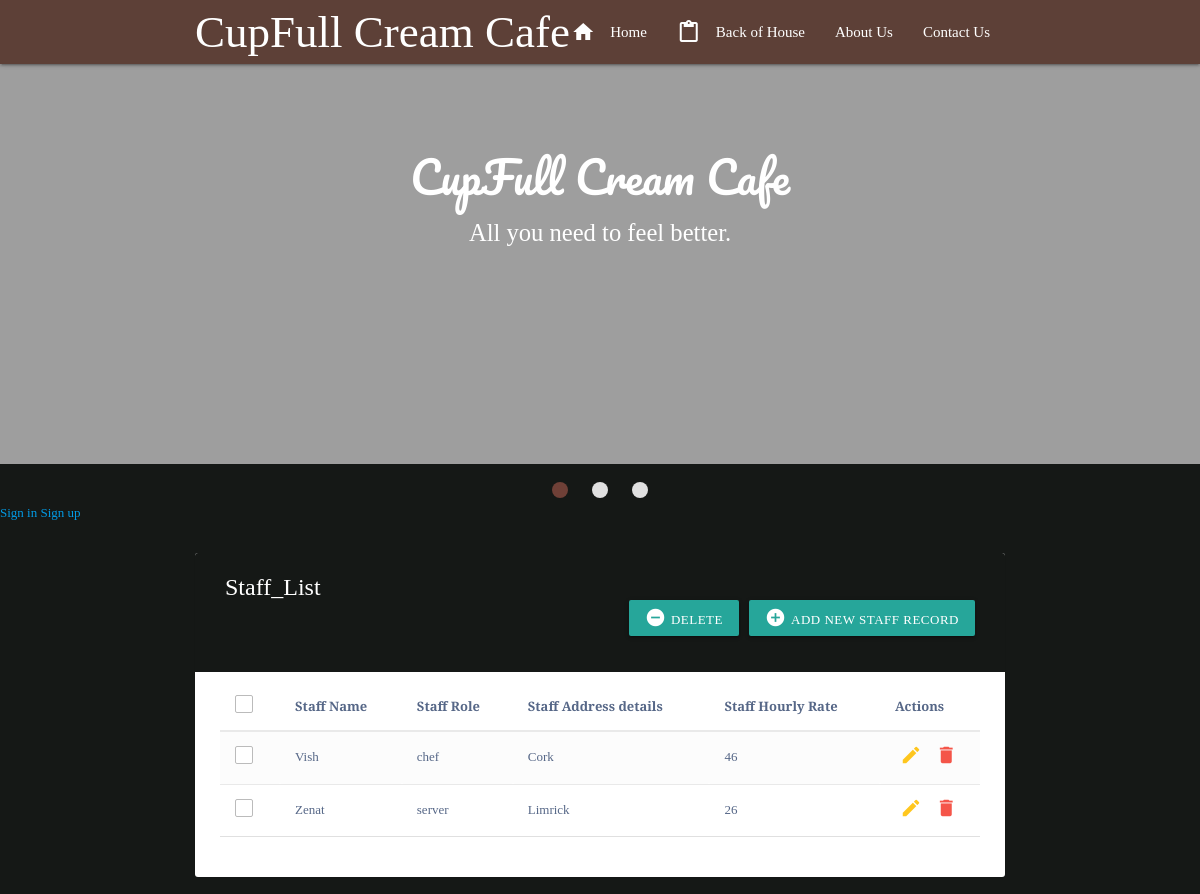
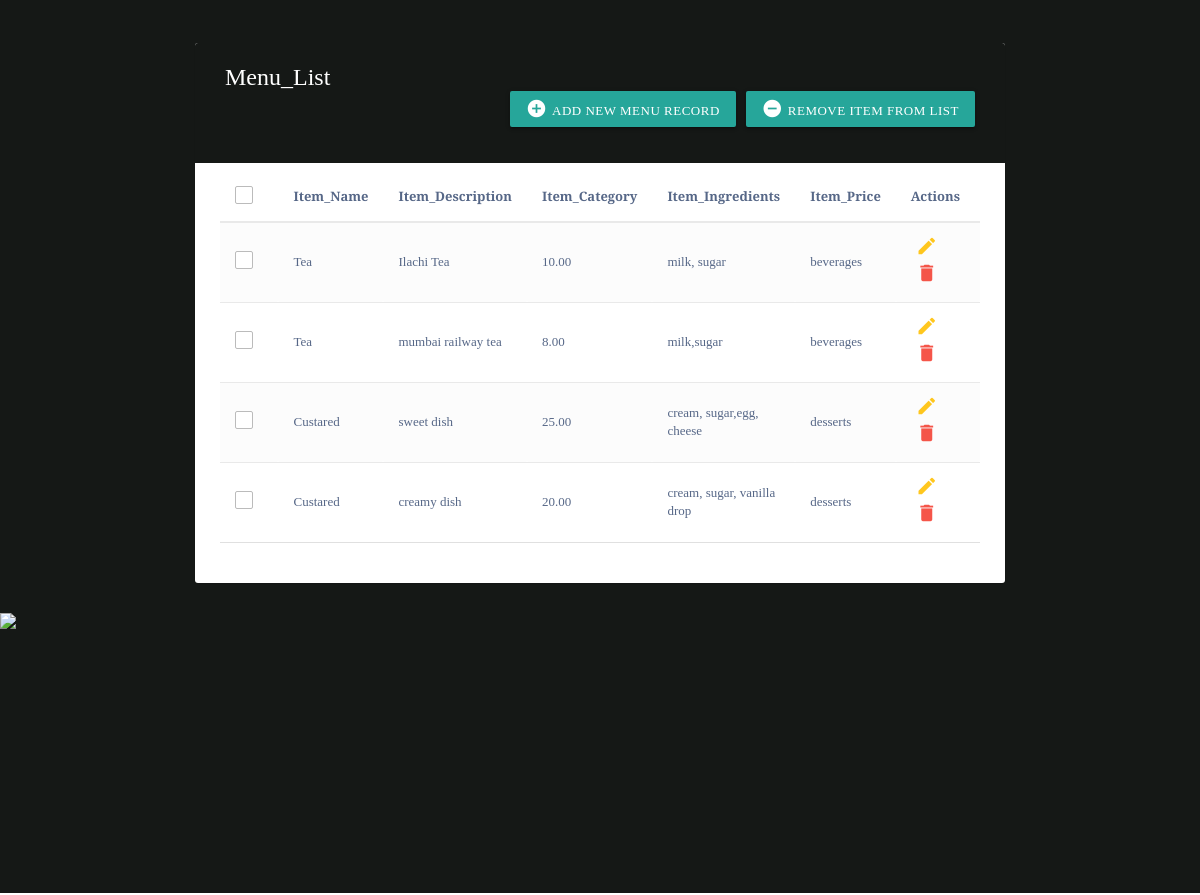
Page /CafeCoffeeDay/home (upper part) on the earlier database version (2 pictures, top to bottom).
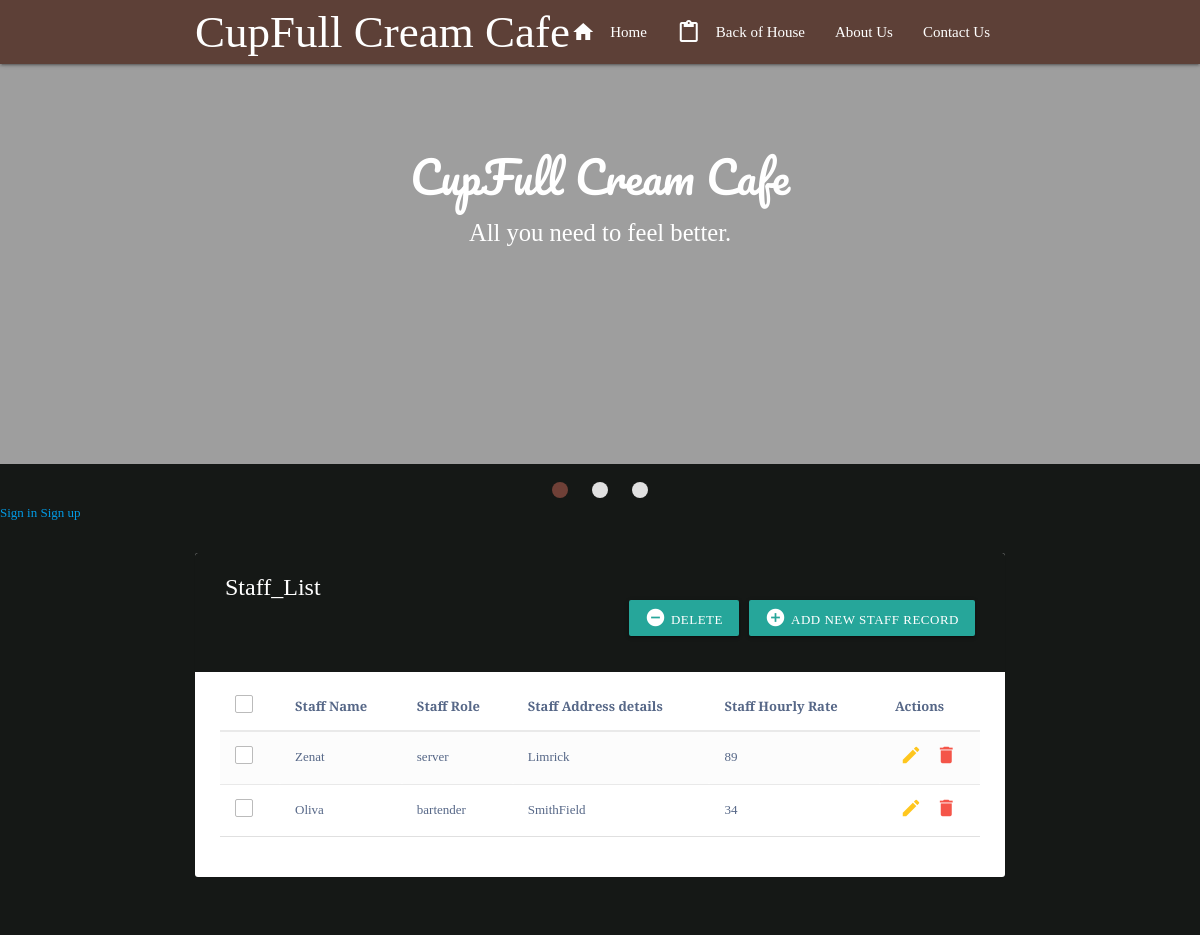
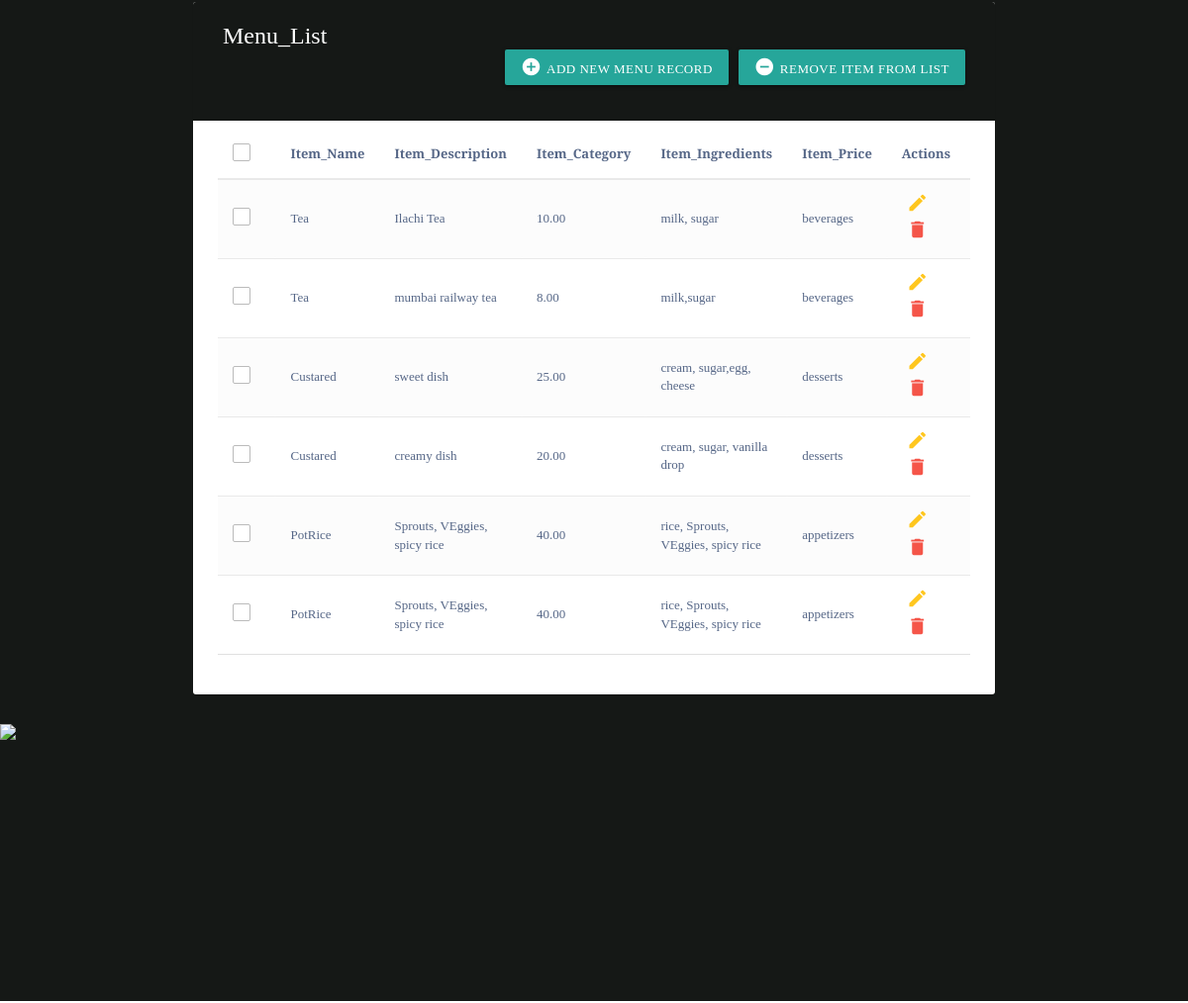
Same page on the later database version (2 pictures, top to bottom).
### CafeCoffeeDay/models.py (models this page shows, shortened)
class CafeCoffeeDay(models.Model):
    coffeeName = models.CharField(max_length=200)
    fName = models.CharField(max_length=300)
    address = models.TextField()
    price = models.IntegerField()

class MenuItem(models.Model):
    item_name = models.CharField(max_length=100)
    item_description = models.TextField()
    item_price = models.DecimalField(max_digits=6, decimal_places=2)
    item_ingredients = models.TextField()
    item_category = models.CharField(max_length=50, choices=(
        ('appetizers', 'Appetizers'),
        ('entrees', 'Entrees'),
        ('desserts', 'Desserts'),
        ('drinks', 'Drinks'),
    ))

### CafeCoffeeDay/views.py (the view)
# urls.py: path('home', views.index, name='home'),
def index(request):
    cafeshop = CafeCoffeeDay.objects.all()
    menuitem = MenuItem.objects.all()
    context = {
        'cafeshop': cafeshop,
        'menuitem': menuitem,
    }
    return render(request, 'index.html', context)

### templates/index.html (shortened to what this page needs)
<!DOCTYPE html>
<html lang="en">
{% load static %}
<head>
<link rel="stylesheet" href="https://maxcdn.bootstrapcdn.com/font-awesome/4.7.0/css/font-awesome.min.css">
<link rel="stylesheet" href="https://maxcdn.bootstrapcdn.com/bootstrap/3.3.7/css/bootstrap.min.css">
    <link rel="stylesheet" href="https://cdnjs.cloudflare.com/ajax/libs/materialize/1.0.0/css/materialize.min.css">
  {% load static %}
  <body>
    <div class="navbar-fixed">
        <nav class=" brown darken-2 ">
            <div class="nav-wrapper container">
              <a href="#" class="brand-logo">CupFull Cream Cafe</a>
              <ul id="nav-mobile" class="right hide-on-med-and-down">
                <li><a href="#"> Home<i class="material-icons left">home</i></a></li>
                <li><a href="#section white center">Back of House<i class="material-icons left">content_paste</i></a></li>
                <li><a href="#aboutus">About Us</a></li>
                <li><a href="#contact">Contact Us</a></li>
              </ul>
            </div>
        </nav>
    </div>
    <div class="slider">
        <ul class="slides">
            <li>
                <img src="https://cdn.pixabay.com/photo/2017/07/31/19/27/coffee-2560260_1280.jpg" alt="">
                <div class="caption center-align white-text ">
                    <h3>CupFull Cream Cafe</h3>
                    <h5 class="light text-lighten-3">All you need to feel better.</h5>
                </div>
            </li>
        </ul>
    </div>
  <div>
      {% if user.is_authenticated %}
                    <div class="table-title"> <h4>Here you are, {{user.username}}...Back of House</h4>
                    <a href="{% url 'sign_out' %}">Sign out</a>
                {% else %}
                    <a href="{% url 'sign_in' %}">Sign in</a>
                    <a href="{% url 'sign_up' %}">Sign up</a>
                {% endif %}
      </div>
    <div class="container">
        <div class="table-wrapper">
            <div class="table-title">
                <div class="row">
                    <div class="caption left-align white-text ">
						<h2>Staff_List</b></h2>
					</div>
					<div class="caption right-align white-text ">
						<a href="#addCoffeeModal" class="btn btn-success" data-toggle="modal"><i class="material-icons">&#xE147;</i> <span>Add New Staff Record</span></a>
						<a href="#deleteCoffeeModal" class="btn btn-danger" data-toggle="modal"><i class="material-icons">&#xE15C;</i> <span>Delete</span></a>
					</div>
                </div>
            </div>
            <table class="table table-striped table-hover">
                <thead>
                    <tr>
						<th>
							<span class="custom-checkbox">
								<label for="selectAll"></label>
							</span>
						</th>
						<th>Staff Name</th>
                        <th>Staff Role</th>
						<th>Staff Address details</th>
                        <th>Staff Hourly Rate</th>
                        <th>Actions</th>
                    </tr>
                </thead>
                <tbody>
                	{% for i in cafeshop %}
                    <tr>
						<td>
							<span class="custom-checkbox">
								<label for="checkbox1"></label>
							</span>
						</td>
						<td>{{i.fName}}</td>
                        <td>{{i.coffeeName}}</td>
                        <td>{{i.address}}</td>
                        <td>{{i.price}}</td>
                        <td>
                            <a href="#editCoffeeModal-{{forloop.counter}}" class="edit" data-toggle="modal"><i class="material-icons" data-toggle="tooltip" title="Edit">&#xE254;</i></a>
                            <a href="#deleteCoffeeModal-{{forloop.counter}}" class="delete" data-toggle="modal"><i class="material-icons" data-toggle="tooltip" title="Delete">&#xE872;</i></a>
                        </td>
                    </tr>
					{% endfor %}
                </tbody>
            </table>
        </div>
    </div>
    <div class="container">
        <div class="table-wrapper">
            <div class="table-title">
                <div class="row">
                    <div class="caption left-align white-text ">
						<h2>Menu_List</b></h2>
					</div>
					<div class="caption right-align white-text ">
						<a href="#removeMenuCoffeeModal" class="btn btn-danger" data-toggle="modal"><i class="material-icons">&#xE15C;</i> <span>Remove Item From List</span></a>
						<a href="#addMenuCoffeeModal" class="btn btn-success" data-toggle="modal"><i class="material-icons">&#xE147;</i> <span>Add New Menu Record</span></a>
					</div>
                </div>
            </div>
            <table class="table table-striped table-hover">
                <thead>
                    <tr>
						<th>
							<span class="custom-checkbox">
								<label for="selectAll"></label>
							</span>
						</th>
						<th>Item_Name</th>
                        <th>Item_Description</th>
                        <th>Item_Category</th>
                        <th>Item_Ingredients</th>
                        <th>Item_Price</th>
                        <th>Actions</th>
                    </tr>
                </thead>
                <tbody>
                	{% for m in menuitem %}
                    <tr>
						<td>
							<span class="custom-checkbox">
								<label for="checkbox1"></label>
							</span>
						</td>
						<td>{{m.item_name}}</td>
                        <td>{{m.item_description}}</td>
                        <td>{{m.item_price}}</td>
                        <td>{{m.item_ingredients}}</td>
                        <td>{{m.item_category}}</td>
                         <td>
                            <a href="#editCoffeeModal-{{forloop.counter}}" class="edit" data-toggle="modal"><i class="material-icons" data-toggle="tooltip" title="Edit">&#xE254;</i></a>
                            <a href="#deleteCoffeeModal-{{forloop.counter}}" class="delete" data-toggle="modal"><i class="material-icons" data-toggle="tooltip" title="Delete">&#xE872;</i></a>
                        </td>
                    </tr>
					{% endfor %}
                </tbody>
            </table>
		 </div>
    </div>
    <div class="parallax-container">
        <div class="parallax"><img src="https://cdn.pixabay.com/photo/2019/02/04/17/20/cafeteria-3975175_1280.jpg"></div>
    </div>
</body>
</html>

### templates/index.html (style rules this page uses)
body { color: #566787; background: #151816; font-family: 'Bree Serif', serif; font-size: 13px; }
.table-wrapper { background: #fff; padding: 20px 25px; margin: 30px 0; border-radius: 3px; box-shadow: 0 1px 1px rgba(0,0,0,.05); }
.table-title { padding-bottom: 15px; background: #151816; color: #fff; padding: 16px 30px; margin: -20px -25px 10px; border-radius: 3px 3px 0 0; }
.table-title h2 { margin: 5px 0 0; font-size: 24px; }
.table-title .btn { color: #fff; float: right; font-size: 13px; border: none; min-width: 50px; border-radius: 2px; border: none; outline: none !important; margin-left: 10px; }
.table-title .btn i { float: left; font-size: 21px; margin-right: 5px; }
.table-title .btn span { float: left; margin-top: 2px; }
table.table tr th, table.table tr td { border-color: #e9e9e9; padding: 12px 15px; vertical-align: middle; }
table.table tr th:first-child { width: 60px; }
table.table tr th:last-child { width: 100px; }
table.table-striped tbody tr:nth-of-type(odd) { background-color: #fcfcfc; }
table.table td:last-child i { opacity: 0.9; font-size: 22px; margin: 0 5px; }
table.table td a { font-weight: bold; color: #566787; display: inline-block; text-decoration: none; outline: none !important; }
table.table td a.edit { color: #FFC107; }
table.table td a.delete { color: #F44336; }
table.table td i { font-size: 19px; }
.custom-checkbox { position: relative; }
.custom-checkbox label:before { width: 18px; height: 18px; }
.custom-checkbox label:before { content: ''; margin-right: 10px; display: inline-block; vertical-align: text-top; background: white; border: 1px solid #bbb; border-radius: 2px; box-sizing: border-box; z-index: 2; }
html { scroll-behavior: smooth; }
.parallax-container { min-height: 280px; height: auto; }
.brand-logo { font-family: 'Bree Serif', serif; font-size: 3rem !important; }
#nav-mobile { font-family: 'Bree Serif', serif; font-size: 2rem !important; }
.slider h3 { font-family: 'Pacifico', cursive; }
.slider h5 { font-family: 'Bree Serif', serif; }

Differences in the rows shown:
removed CafeCoffeeDay: fName "Vish", coffeeName "chef", address "Cork", price "46"
changed CafeCoffeeDay "Zenat": price "26" → "89"
added CafeCoffeeDay: fName "Oliva", coffeeName "bartender", address "SmithField", price "34"
added MenuItem: item_name "PotRice", item_description "Sprouts, VEggies, spicy rice", item_price "40.00", item_ingredients "rice, Sprouts, VEggies, spicy rice", item_category "appetizers"
added MenuItem: item_name "PotRice", item_description "Sprouts, VEggies, spicy rice", item_price "40.00", item_ingredients "rice, Sprouts, VEggies, spicy rice", item_category "appetizers"
